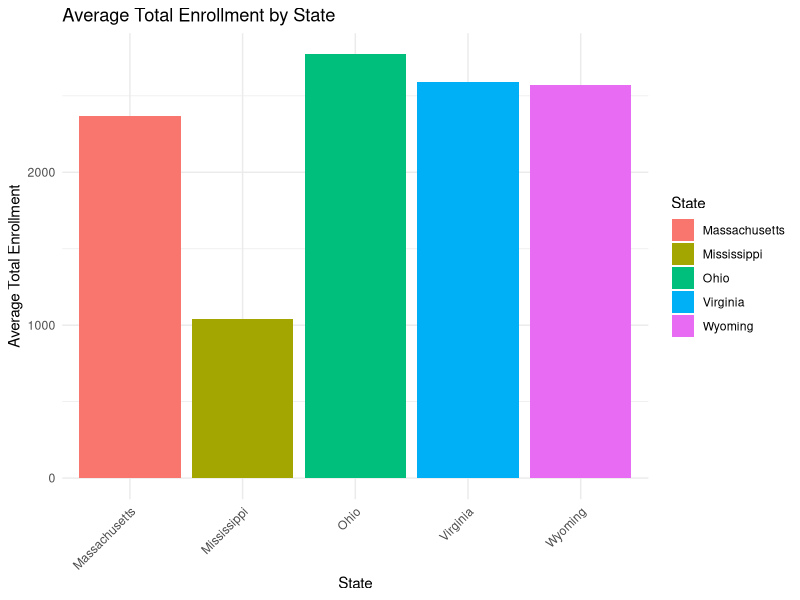

Reproduce this figure in R.
#### Preamble ####
# Purpose: Simulates the state score and learning model for various states
# Author: Navya Hooda, Shivank Goel, Vanshika Vanshika
# Data: 06 Febuary 2024
# Contact: shivankg.goel@mail.utoronto.ca
# License: MIT
# Pre-requisites: 
# - Need to have installed the tidyverse, haven and tidyr packages. 



#### Workspace setup ####

library(haven)
library(tidyverse)

#### Simulate data ####
set.seed(9) 

start_date <- as.Date("2020-08-01")
end_date <- as.Date("2021-01-31")

simulated_dates <- seq(from = start_date, to = end_date, by = "month")

state_data <- tibble(
  StateName = c("Colorado", "Connecticut", "Massachusetts", "Minnesota", "Mississippi", "Ohio", 
                "Rhode Island", "Virginia", "West Virginia", "Wisconsin", "Wyoming"),
  StateAbbrev = c("CO", "CT", "MA", "MN", "MS", "OH", 
                  "RI", "VA", "WV", "WI", "WY")
)

state_abbrev <- state_data$StateAbbrev
names(state_abbrev) <- state_data$StateName

staff_count_range <- c(10, 100)
enrollment_range <- c(100, 5000)

# Sample state names for  dataset
sampled_state_names <- sample(state_data$StateName, length(simulated_dates), replace = TRUE)

# Simulate data for all states
state_sim <- tibble(
  StateName = sampled_state_names,
  StateAbbrev = state_abbrev[sampled_state_names], # Correct abbreviations
  DataLevel = "District",
  SchoolType = sample(c("Regular local school district"), length(simulated_dates), replace = TRUE),
  EnrollmentTotal = sample(1000:4000, length(simulated_dates), replace = TRUE),
  LearningModel = sample(c("In-person", "Hybrid", "Virtual"), length(simulated_dates), replace = TRUE),
  TimePeriodStart = simulated_dates,
  TimePeriodEnd = simulated_dates + 29 # Assuming each period is a month long
)
print(state_sim)

# Simulation of summary statistics
summary_stats <- state_sim %>%
  group_by(StateName) %>%
  summarise(
    AvgEnrollmentTotal = mean(EnrollmentTotal),
    EnrollmentTotalSD = sd(EnrollmentTotal),
    CountInPerson = sum(LearningModel == "In-person"),
    CountHybrid = sum(LearningModel == "Hybrid"),
    CountVirtual = sum(LearningModel == "Virtual"),
    PeriodsCount = n()
  ) %>%
  ungroup()

summary_stats <- state_sim %>%
  group_by(StateName) %>%
  summarise(
    AvgEnrollmentTotal = mean(EnrollmentTotal),
    CountInPerson = sum(LearningModel == "In-person"),
    CountHybrid = sum(LearningModel == "Hybrid"),
    CountVirtual = sum(LearningModel == "Virtual"),
    PeriodsCount = n()
  ) %>%
  ungroup()

print(summary_stats)

# Plotting the average total enrollment for each state
ggplot(summary_stats, aes(x = StateName, y = AvgEnrollmentTotal, fill = StateName)) +
  geom_bar(stat = "identity", position = "dodge") +
  theme_minimal() +
  labs(
    title = "Average Total Enrollment by State",
    x = "State",
    y = "Average Total Enrollment",
    fill = "State"
  ) +
  theme(axis.text.x = element_text(angle = 45, hjust = 1)) 


